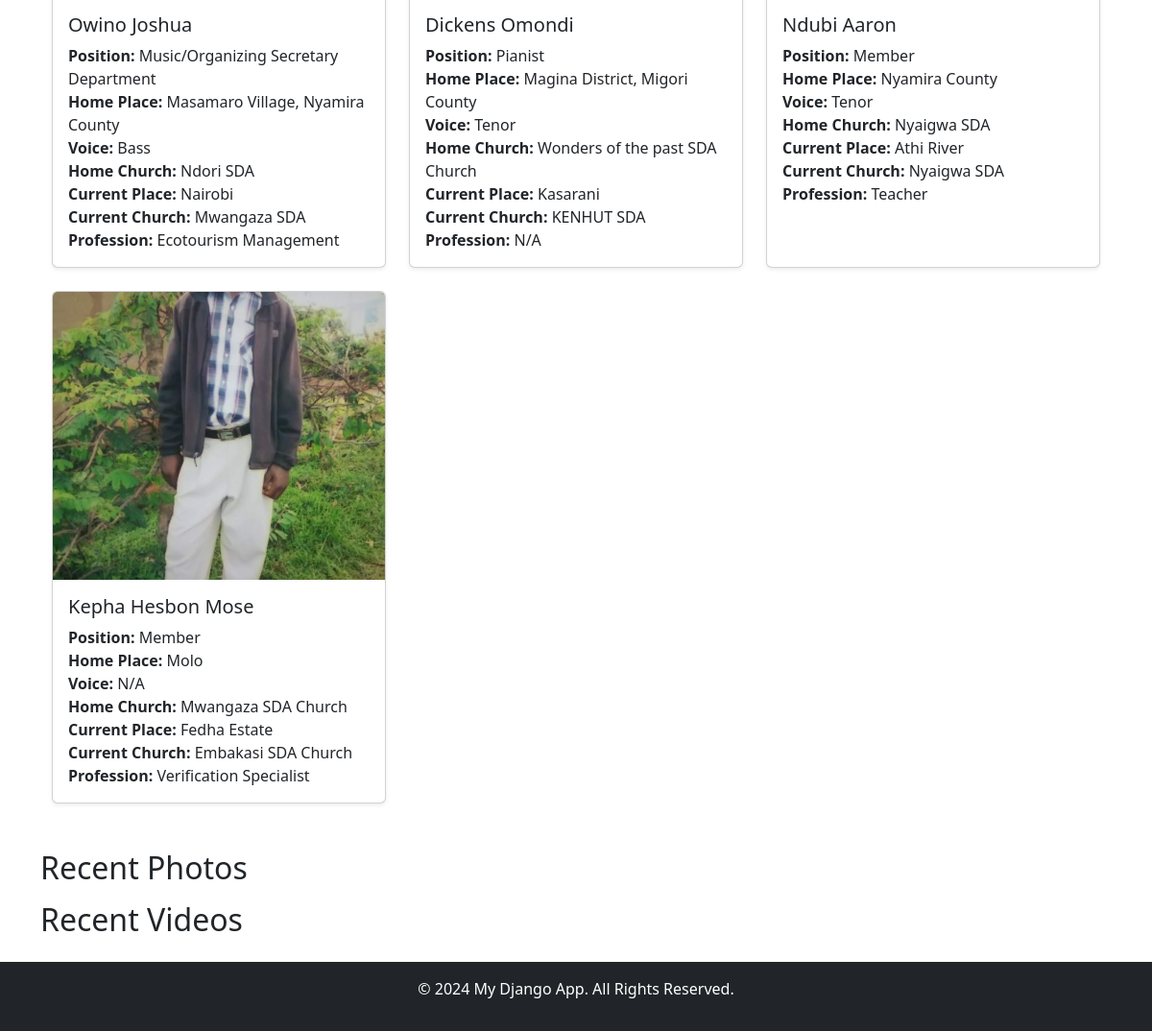
The app's page /choir/ (lower part), older data.
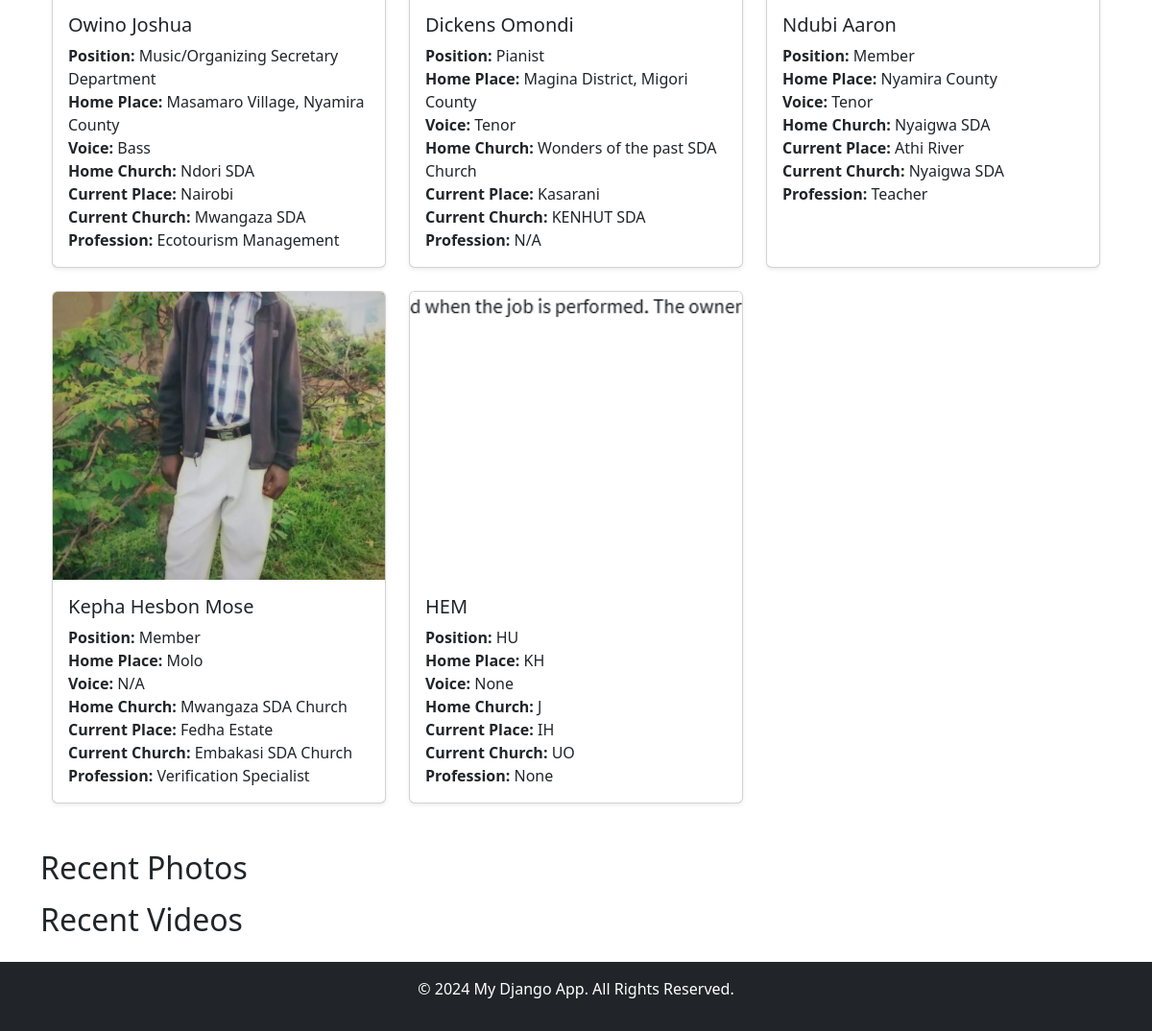
The same page, newer data.
### choir/models.py (models this page shows)
class Singer(models.Model):
    name = models.CharField(max_length=100)
    position = models.CharField(max_length=50)
    home_place = models.CharField(max_length=100)
    home_church = models.CharField(max_length=100)
    current_place = models.CharField(max_length=100)
    current_church = models.CharField(max_length=100)
    profession = models.CharField(max_length=100, blank=True, null=True)
    voice = models.CharField(max_length=100, blank=True, null=True)
    photo = models.ImageField(upload_to='singers_photos/')

### choir/views.py (the view)
# urls.py: path('', singers_list, name='singers_list'),
def singers_list(request):
    singers = Singer.objects.all()  # Fetch all singers
    recent_photos = Gallery.objects.filter(media_type=Gallery.PHOTO)[:5]
    recent_videos = Gallery.objects.filter(media_type=Gallery.VIDEO)[:5]
    return render(request, 'choir/singers_list.html', {'singers': singers, 'recent_photos': recent_photos, 'recent_videos': recent_videos})

### choir/templates/choir/singers_list.html (shortened to what this page needs)
{% extends "base.html" %}
{% block content %}
<div class="container my-5">
    <div class="row g-4">
        {% for singer in singers %}
            <div class="col-md-4">
                <div class="card h-100 shadow-sm">
                    <img src="{{ singer.photo.url }}" class="card-img-top" alt="{{ singer.name }}" style="height: 300px; object-fit: cover;">
                    <div class="card-body">
                        <h5 class="card-title">{{ singer.name }}</h5>
                        <p class="card-text">
                            <strong>Position:</strong> {{ singer.position }}<br>
                            <strong>Home Place:</strong> {{ singer.home_place }}<br>
                            <strong>Voice:</strong> {{ singer.voice }}<br>
                            <strong>Home Church:</strong> {{ singer.home_church }}<br>
                            <strong>Current Place:</strong> {{ singer.current_place }}<br>
                            <strong>Current Church:</strong> {{ singer.current_church }}<br>
                            <strong>Profession:</strong> {{ singer.profession }}
                        </p>
                    </div>
                </div>
            </div>
        {% endfor %}
    </div>
</div>
<h2>Recent Photos</h2>
<h2>Recent Videos</h2>
{% endblock %}

Row changes from the older to the newer data that the page shows:
added Singer: photo (picture), name "HEM", position "HU", home_place "KH", voice "None", home_church "J", current_place "IH", current_church "UO", profession "None"
